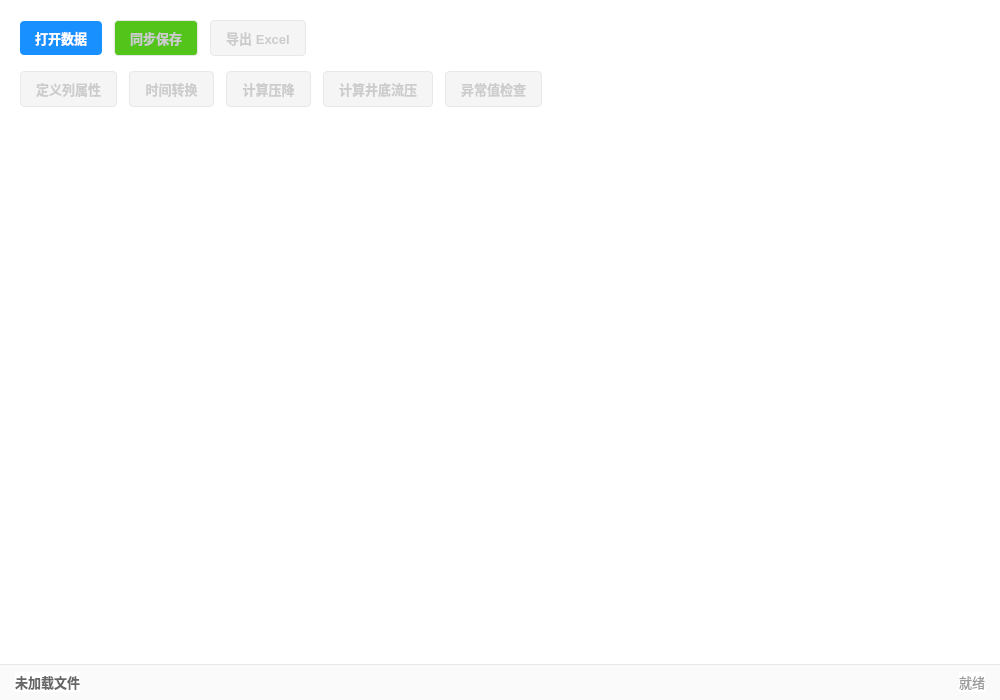
<?xml version="1.0" encoding="UTF-8"?>
<ui version="4.0">
 <class>WT_DataWidget</class>
 <widget class="QWidget" name="WT_DataWidget">
  <property name="geometry">
   <rect>
    <x>0</x>
    <y>0</y>
    <width>1000</width>
    <height>700</height>
   </rect>
  </property>
  <property name="windowTitle">
   <string>WT_DataWidget</string>
  </property>
  <property name="styleSheet">
   <string notr="true">/* 全局设置 */
QWidget {
    background-color: #FFFFFF;
    color: #333333;
    font-family: &quot;Microsoft YaHei&quot;, sans-serif;
    font-size: 13px;
}

/* 顶部操作区：保留背景色，无边框 */
QWidget#topPanel {
    background-color: #FFFFFF;
    border: none;
}

/* 底部信息栏 */
QWidget#bottomPanel {
    background-color: #FAFAFA;
    border-top: 1px solid #E8E8E8;
}

/* 按钮通用样式：蓝色主题 */
QPushButton {
    background-color: #1890FF;
    border: none;
    border-radius: 4px;
    padding: 5px 15px;
    color: #FFFFFF;
    min-height: 24px;
    font-weight: bold;
}
QPushButton:hover {
    background-color: #40A9FF;
}
QPushButton:pressed {
    background-color: #096DD9;
}
QPushButton:disabled {
    background-color: #F5F5F5;
    color: #CCCCCC;
    border: 1px solid #E8E8E8;
}

/* 特殊按钮：同步保存 (绿色) */
QPushButton#btnSave {
    background-color: #52C41A;
}
QPushButton#btnSave:hover {
    background-color: #73D13D;
}
QPushButton#btnSave:pressed {
    background-color: #389E0D;
}

/* QTabWidget 样式优化：体现分区，显示横线 */
QTabWidget::pane {
    border: none;
    /* 这里设置横线，颜色稍深以体现分割 */
    border-top: 1px solid #D9D9D9;
    background: #FFFFFF;
    /* top: 0px 表示不重叠，横线完整显示 */
    top: 0px;
}

QTabBar::tab {
    background: #FFFFFF;
    border: none;
    /* 底部透明边框，占位 */
    border-bottom: 2px solid transparent;
    padding: 8px 20px;
    min-width: 80px;
    color: #666666;
    margin-right: 2px;
    /* 底部外边距为0，紧贴横线 */
    margin-bottom: 0px;
}

QTabBar::tab:selected {
    color: #1890FF;
    font-weight: bold;
    /* 选中时，底部出现蓝色指示条，位于横线之上 */
    border-bottom: 2px solid #1890FF;
    background-color: #E6F7FF; /* 可选：选中时背景微蓝，增加区分度 */
}

QTabBar::tab:hover {
    color: #40A9FF;
}

/* 底部标签 */
QLabel#filePathLabel {
    color: #666666;
    font-weight: bold;
}
QLabel#statusLabel {
    color: #999999;
}
</string>
  </property>
  <layout class="QVBoxLayout" name="verticalLayout_Main">
   <property name="spacing">
    <number>0</number>
   </property>
   <property name="leftMargin">
    <number>0</number>
   </property>
   <property name="topMargin">
    <number>0</number>
   </property>
   <property name="rightMargin">
    <number>0</number>
   </property>
   <property name="bottomMargin">
    <number>0</number>
   </property>
   <item>
    <widget class="QWidget" name="topPanel" native="true">
     <layout class="QVBoxLayout" name="verticalLayout_Top">
      <property name="spacing">
       <number>15</number>
      </property>
      <property name="leftMargin">
       <number>20</number>
      </property>
      <property name="topMargin">
       <number>20</number>
      </property>
      <property name="rightMargin">
       <number>20</number>
      </property>
      <property name="bottomMargin">
       <number>15</number>
      </property>
      <item>
       <layout class="QHBoxLayout" name="horizontalLayout_FileOps">
        <property name="spacing">
         <number>12</number>
        </property>
        <item>
         <widget class="QPushButton" name="btnOpenFile">
          <property name="text">
           <string>打开数据</string>
          </property>
          <property name="cursor">
           <cursorShape>PointingHandCursor</cursorShape>
          </property>
         </widget>
        </item>
        <item>
         <widget class="QPushButton" name="btnSave">
          <property name="enabled">
           <bool>false</bool>
          </property>
          <property name="text">
           <string>同步保存</string>
          </property>
          <property name="cursor">
           <cursorShape>PointingHandCursor</cursorShape>
          </property>
         </widget>
        </item>
        <item>
         <widget class="QPushButton" name="btnExport">
          <property name="enabled">
           <bool>false</bool>
          </property>
          <property name="text">
           <string>导出 Excel</string>
          </property>
          <property name="cursor">
           <cursorShape>PointingHandCursor</cursorShape>
          </property>
         </widget>
        </item>
        <item>
         <spacer name="horizontalSpacer_File">
          <property name="orientation">
           <enum>Qt::Horizontal</enum>
          </property>
          <property name="sizeHint" stdset="0">
           <size>
            <width>40</width>
            <height>20</height>
           </size>
          </property>
         </spacer>
        </item>
       </layout>
      </item>
      <item>
       <layout class="QHBoxLayout" name="horizontalLayout_DataTools">
        <property name="spacing">
         <number>12</number>
        </property>
        <item>
         <widget class="QPushButton" name="btnDefineColumns">
          <property name="enabled">
           <bool>false</bool>
          </property>
          <property name="text">
           <string>定义列属性</string>
          </property>
          <property name="cursor">
           <cursorShape>PointingHandCursor</cursorShape>
          </property>
         </widget>
        </item>
        <item>
         <widget class="QPushButton" name="btnTimeConvert">
          <property name="enabled">
           <bool>false</bool>
          </property>
          <property name="text">
           <string>时间转换</string>
          </property>
          <property name="cursor">
           <cursorShape>PointingHandCursor</cursorShape>
          </property>
         </widget>
        </item>
        <item>
         <widget class="QPushButton" name="btnPressureDropCalc">
          <property name="enabled">
           <bool>false</bool>
          </property>
          <property name="text">
           <string>计算压降</string>
          </property>
          <property name="cursor">
           <cursorShape>PointingHandCursor</cursorShape>
          </property>
         </widget>
        </item>
        <item>
         <widget class="QPushButton" name="btnCalcPwf">
          <property name="enabled">
           <bool>false</bool>
          </property>
          <property name="text">
           <string>计算井底流压</string>
          </property>
          <property name="cursor">
           <cursorShape>PointingHandCursor</cursorShape>
          </property>
         </widget>
        </item>
        <item>
         <widget class="QPushButton" name="btnErrorCheck">
          <property name="enabled">
           <bool>false</bool>
          </property>
          <property name="text">
           <string>异常值检查</string>
          </property>
          <property name="cursor">
           <cursorShape>PointingHandCursor</cursorShape>
          </property>
         </widget>
        </item>
        <item>
         <spacer name="horizontalSpacer_Tools">
          <property name="orientation">
           <enum>Qt::Horizontal</enum>
          </property>
          <property name="sizeHint" stdset="0">
           <size>
            <width>40</width>
            <height>20</height>
           </size>
          </property>
         </spacer>
        </item>
       </layout>
      </item>
     </layout>
    </widget>
   </item>
   <item>
    <widget class="QTabWidget" name="tabWidget">
     <property name="tabsClosable">
      <bool>true</bool>
     </property>
     <property name="documentMode">
      <bool>true</bool>
     </property>
    </widget>
   </item>
   <item>
    <widget class="QWidget" name="bottomPanel" native="true">
     <layout class="QHBoxLayout" name="horizontalLayout_Bottom">
      <property name="leftMargin">
       <number>15</number>
      </property>
      <property name="topMargin">
       <number>8</number>
      </property>
      <property name="rightMargin">
       <number>15</number>
      </property>
      <property name="bottomMargin">
       <number>8</number>
      </property>
      <item>
       <widget class="QLabel" name="filePathLabel">
        <property name="text">
         <string>未加载文件</string>
        </property>
       </widget>
      </item>
      <item>
       <spacer name="horizontalSpacer_Bottom">
        <property name="orientation">
         <enum>Qt::Horizontal</enum>
        </property>
        <property name="sizeHint" stdset="0">
         <size>
          <width>40</width>
          <height>20</height>
         </size>
        </property>
       </spacer>
      </item>
      <item>
       <widget class="QLabel" name="statusLabel">
        <property name="text">
         <string>就绪</string>
        </property>
        <property name="alignment">
         <set>Qt::AlignRight|Qt::AlignTrailing|Qt::AlignVCenter</set>
        </property>
       </widget>
      </item>
     </layout>
    </widget>
   </item>
  </layout>
 </widget>
 <resources/>
 <connections/>
</ui>
